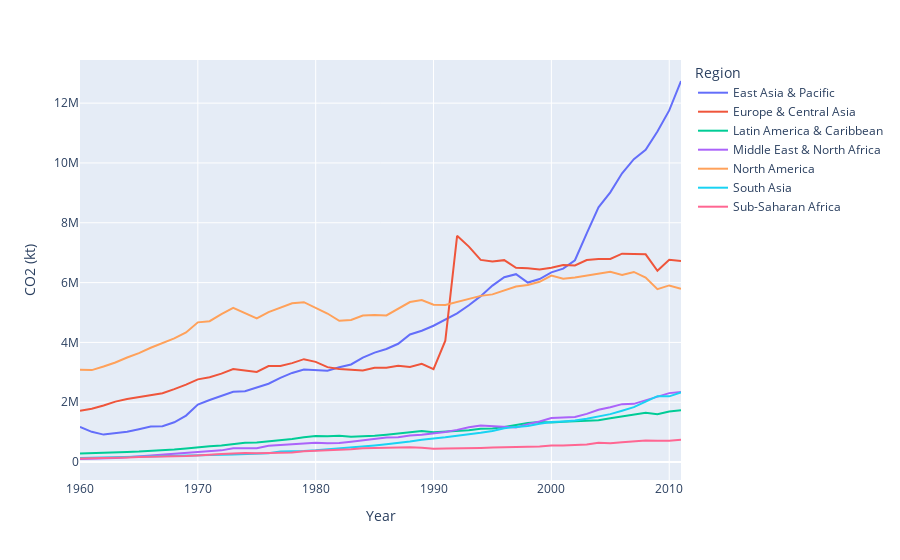

The notebook cell this image was saved under:
### Code cell
px.line(df1['CO2 (kt) Pivoted'].groupby(['Region','Year']).sum().reset_index(),
        x='Year', y='CO2 (kt)', color='Region')
